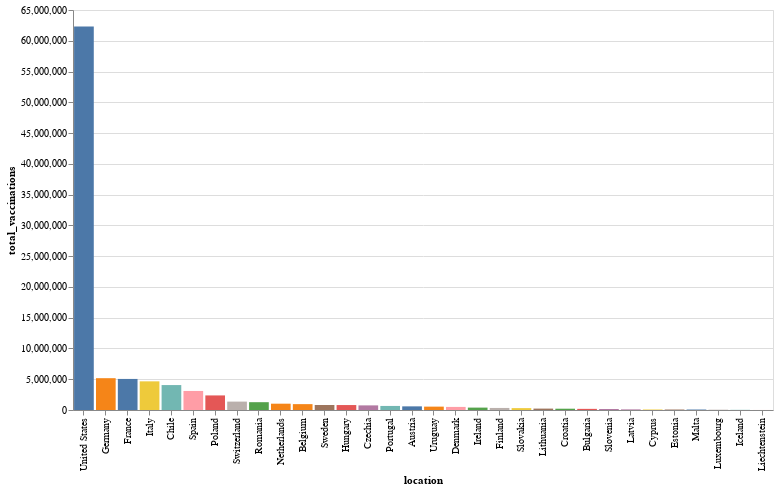

Notebook code for this chart:
### Code cell
alt.Chart(country).mark_bar().encode(
    alt.X('location:N', sort='-y'),
    alt.Y('total_vaccinations:Q'),
    alt.Color('location:N', legend=None),
    alt.Tooltip(['location', 'total_vaccinations'])
).properties(
    width=700,
    height=400
)

### Figure 1 — Vega-Lite specification as saved in the notebook (floating-point values rounded to 4 significant figures)
{"config": {"view": {"continuousWidth": 400, "continuousHeight": 300}}, "data": {"name": "data-45285a9818feda73617a40d18968b8c0"}, "mark": "bar", "encoding": {"color": {"type": "nominal", "field": "location", "legend": null}, "tooltip": [{"type": "nominal", "field": "location"}, {"type": "quantitative", "field": "total_vaccinations"}], "x": {"type": "nominal", "field": "location", "sort": "-y"}, "y": {"type": "quantitative", "field": "total_vaccinations"}}, "height": 400, "width": 700, "$schema": "https://vega.github.io/schema/vega-lite/v4.8.1.json", "datasets": {"data-45285a9818feda73617a40d18968b8c0": [{"location": "Austria", "total_vaccinations": 591900.0}, {"location": "Belgium", "total_vaccinations": 953600.0}, {"location": "Bulgaria", "total_vaccinations": 184200.0}, {"location": "Chile", "total_vaccinations": 4052000.0}, {"location": "Croatia", "total_vaccinations": 210300.0}, {"location": "Cyprus", "total_vaccinations": 80090.0}, {"location": "Czechia", "total_vaccinations": 750500.0}, {"location": "Denmark", "total_vaccinations": 502000.0}, {"location": "Estonia", "total_vaccinations": 78430.0}, {"location": "Finland", "total_vaccinations": 332900.0}, {"location": "France", "total_vaccinations": 5049000.0}, {"location": "Germany", "total_vaccinations": 5170000.0}, {"location": "Hungary", "total_vaccinations": 804700.0}, {"location": "Iceland", "total_vaccinations": 26550.0}, {"location": "Ireland", "total_vaccinations": 389300.0}, {"location": "Italy", "total_vaccinations": 4657000.0}, {"location": "Latvia", "total_vaccinations": 99010.0}, {"location": "Liechtenstein", "total_vaccinations": 5525.0}, {"location": "Lithuania", "total_vaccinations": 227800.0}, {"location": "Luxembourg", "total_vaccinations": 46950.0}, {"location": "Malta", "total_vaccinations": 77670.0}, {"location": "Netherlands", "total_vaccinations": 1025000.0}, {"location": "Poland", "total_vaccinations": 2368000.0}, {"location": "Portugal", "total_vaccinations": 659300.0}, {"location": "Romania", "total_vaccinations": 1269000.0}, {"location": "Slovakia", "total_vaccinations": 304800.0}, {"location": "Slovenia", "total_vaccinations": 162800.0}, {"location": "Spain", "total_vaccinations": 3094000.0}, {"location": "Sweden", "total_vaccinations": 814100.0}, {"location": "Switzerland", "total_vaccinations": 1364000.0}, {"location": "United States", "total_vaccinations": 62340000.0}, {"location": "Uruguay", "total_vaccinations": 547900.0}]}}
